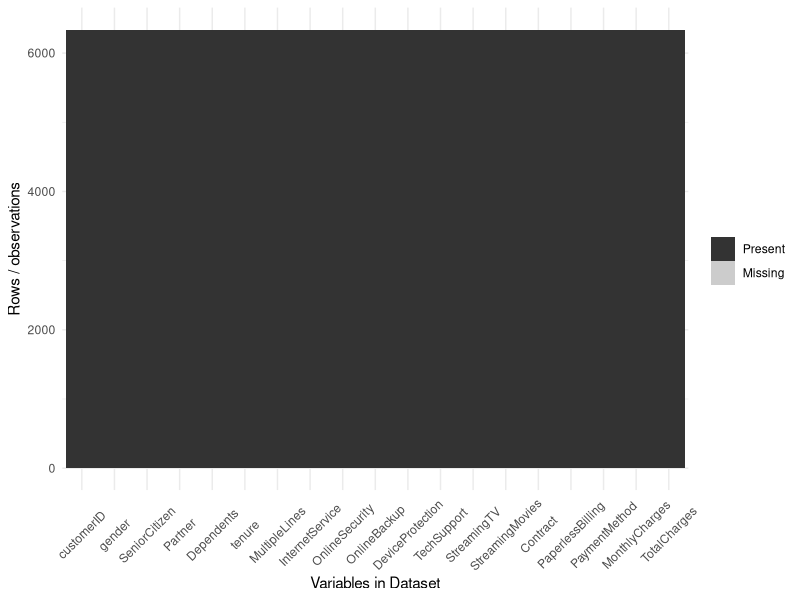
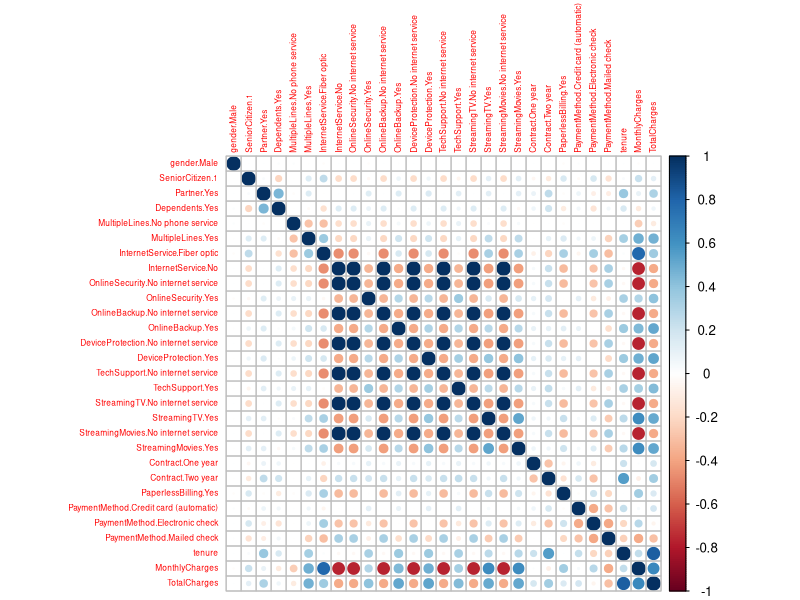
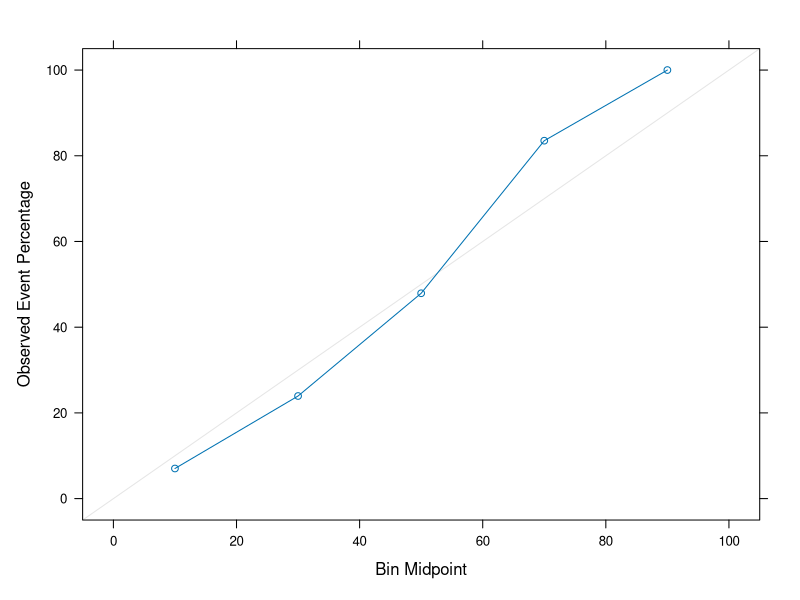
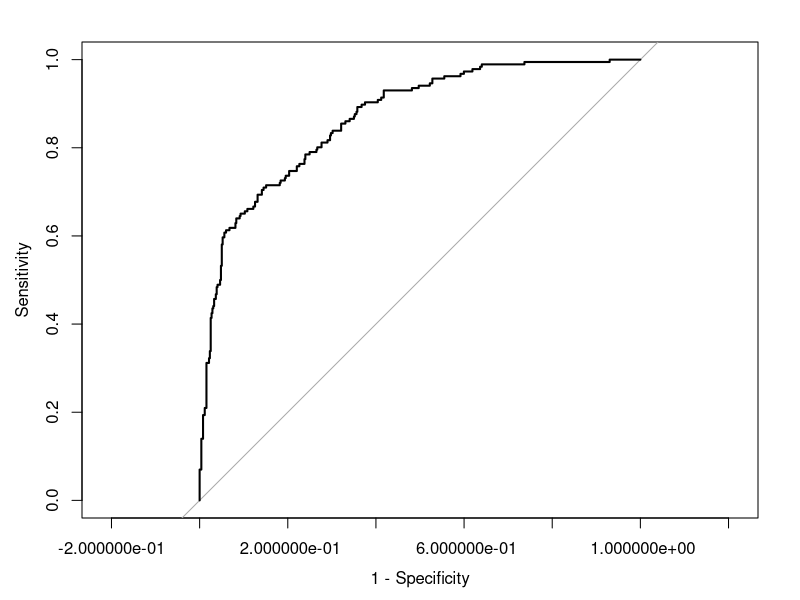
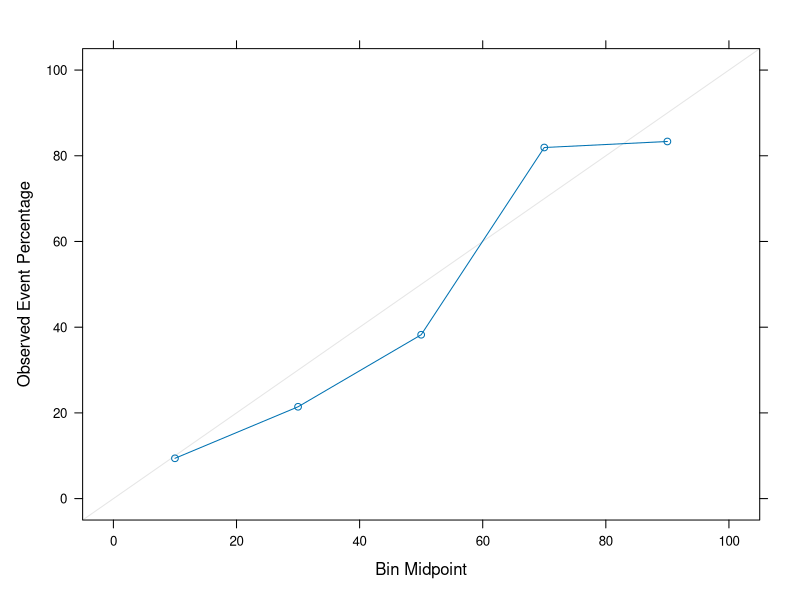
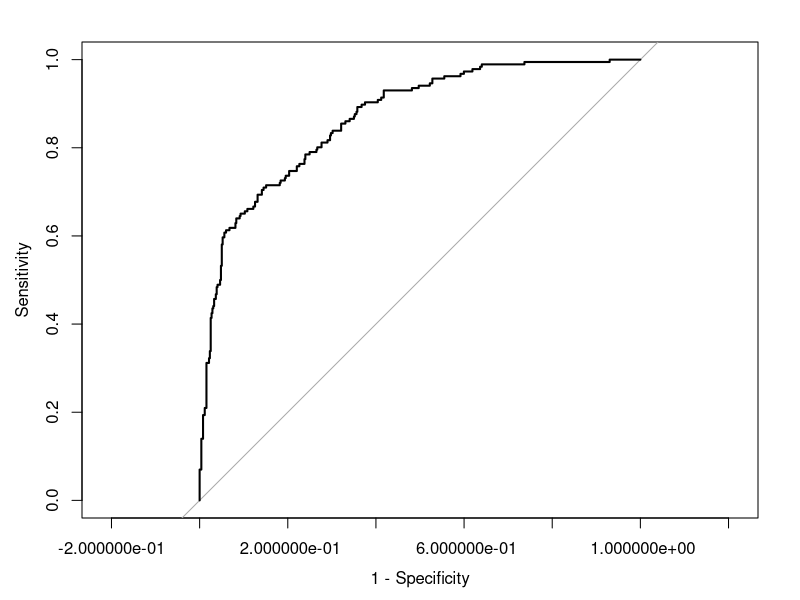

Generate these figures, in order, with R:
## ---- chunk 1
require(dplyr)
require(readr)
require(caret)
require(pROC)

set.seed(1)

trainingData = read_csv('trainingData.csv')
testingData  = read_csv('testingData.csv')
## ---- chunk 2
Xtrain = select(trainingData, -Churn)
Xtest  = select(testingData, -Churn)
Ytrain = select(trainingData, Churn) %>% unlist()
Ytest  = select(testingData, Churn) %>% unlist()
## ---- chunk 3
str(Xtrain) 
#Note: we can put the number of unique values with the data structure:
rbind(sapply(Xtrain,function(x){ length(unique(x))}),
      sapply(Xtrain,class))
str(Ytrain)
table(Ytrain)
## ---- chunk 4
#### Answer 0.1.1 Check to see if there are any missing values in the training data
anyNA(Xtrain)
#### Answer 0.1.2 Check to see if there are any missing values in the test data
anyNA(Xtest)
#### Answer 0.1.3 Make a visualization with the function ggplot_missing of the missing data in Xtrain
ggplot_missing = function(x){
	if(!require(reshape2)){warning('you need to install reshape2')}
	require(reshape2)
	require(ggplot2)
	#### This function produces a plot of the missing data pattern
	#### in x.  It is a modified version of a function in the 'neato' package
  
  x %>% 
    is.na %>%
    melt %>%
    ggplot(data = .,
           aes(x = Var2,
               y = Var1)) +
    geom_raster(aes(fill = value)) +
    scale_fill_grey(name = "",
                    labels = c("Present","Missing")) +
    theme_minimal() + 
    theme(axis.text.x  = element_text(angle=45, vjust=0.5)) + 
    labs(x = "Variables in Dataset",
         y = "Rows / observations")
}
ggplot_missing(Xtrain)
## ---- chunk 5
trControl = trainControl(method='none')

imputationScheme = train(TotalCharges~MonthlyCharges, 
                         data = select(Xtrain,MonthlyCharges, TotalCharges) %>% na.omit, 
                         method = 'lm', trControl = trControl)
XtrainImp                 = Xtrain
M                         = is.na(XtrainImp$TotalCharges)
XtrainImp$TotalCharges[M] = predict(imputationScheme, 
                                    select(Xtrain, MonthlyCharges, TotalCharges) %>% filter(M))
## ---- chunk 6
XtestImp = Xtest
#### Answer 0.1.4 Using 'imputationScheme' from 0.1.3, impute the missing value(s) in Xtest
####              Don't retrain a new imputation scheme on the test data, just use the training 
####              imputation scheme
M2       = is.na(XtestImp$TotalCharges)
XtestImp$TotalCharges[M2] = predict(imputationScheme, select(Xtest, MonthlyCharges, TotalCharges) |>  filter(M2))

## ---- chunk 7
XtrainImpFact = select(XtrainImp, -customerID,
                      -tenure, -MonthlyCharges, -TotalCharges) %>% 
  mutate_all(factor)

XtestImpFact = #### Answer 0.2.1 Convert the character data structures in Xtest to factor
  select(XtestImp, -customerID,
         -tenure, -MonthlyCharges, -TotalCharges) |> 
  mutate_all(factor)

Ytrain   = factor(Ytrain)

Ytest    = factor(Ytest)#### Answer 0.2.2 Convert the character data structures in Ytest to factor
## ---- chunk 8
dummyModel = dummyVars(~ ., data = XtrainImpFact, fullRank = TRUE)

XtrainQualDummy = predict(dummyModel, XtrainImpFact)
XtestQualDummy  = predict(dummyModel, XtestImpFact)
## ---- chunk 9
XtrainQuan = select(XtrainImp, tenure, MonthlyCharges, TotalCharges)
XtrainFull = cbind(XtrainQualDummy, XtrainQuan)

XtestQuan  = select(XtestImp, tenure, MonthlyCharges, TotalCharges)
XtestFull  = cbind(XtestQualDummy, XtestQuan)
## ---- chunk 10
require(corrplot)
corrplot(cor(XtrainFull), tl.cex = 0.5)
## ---- chunk 11

XtrainFull = select(XtrainFull,-contains('.No internet'))
XtestFull  = select(XtestFull,-contains('.No internet'))
## ---- chunk 12
YtrainRelevel = relevel(Ytrain, ref = 'Yes')
YtestRelevel  = relevel(Ytest, ref = 'Yes')

trControl    = trainControl(method = 'none')
outLogistic  = train(x = XtrainFull, y = YtrainRelevel, 
                   method = 'glm', trControl = trControl)
## ---- chunk 13
YhatTestProb = predict(outLogistic, XtestFull, type = 'prob')#### Answer 1.2.1.
head(YhatTestProb)
## ---- chunk 14
calibProbs = calibration(YtestRelevel ~ YhatTestProb$Yes, cuts = 5)
xyplot(calibProbs)
## ---- chunk 15
YhatTest = predict(outLogistic, XtestFull, type = 'raw')
## ---- chunk 16
confusionMatrixOut = confusionMatrix(reference = YtestRelevel, data = YhatTest)

print(confusionMatrixOut$table)

print(confusionMatrixOut$overall[1:2])

#### Answer 1.4.1

print(confusionMatrixOut$byClass[1:2])
accuracy = as.numeric(confusionMatrixOut$overall[1])
specificity_t_.5 = as.numeric(confusionMatrixOut$byClass[2])
## ---- chunk 17
rocCurve = roc(Ytest, YhatTestProb$Yes)
plot(rocCurve, legacy.axes=TRUE)
## ---- chunk 18
rocCurve$auc
## ---- chunk 19
thresholds = rocCurve$thresholds

pt8        = which(rocCurve$sensitivities == min(rocCurve$sensitivities[rocCurve$sensitivities > .8]))[1]
#Answer 1.7.1. Fill in the appropriate value and complete this line to get correct index 

threshold   = thresholds[pt8]
specificity = rocCurve$specificities[pt8]
sensitivity = rocCurve$sensitivities[pt8]
## ---- chunk 20
YtrainRelevel = relevel(Ytrain, ref = 'Yes')
YtestRelevel  = relevel(Ytest, ref = 'Yes')

trControl = trainControl(method = 'none')
outLDA    = train(x = XtrainFull, y = YtrainRelevel, 
                  method = 'lda', trControl = trControl)
## ---- chunk 21
YhatTestProb = predict(outLDA, XtestFull, type = 'prob')
head(YhatTestProb)
## ---- chunk 22
calibProbs = calibration(YtestRelevel ~ YhatTestProb$Yes, cuts = 5)
xyplot(calibProbs)
## ---- chunk 23
YhatTest = predict(outLDA, XtestFull, type = 'raw')
## ---- chunk 24
#### Answer 2.2.1
confusionMatrixOut_lda = confusionMatrix(reference = YtestRelevel, data = YhatTest)

print(confusionMatrixOut_lda$table)

print(confusionMatrixOut_lda$overall[1:2])

#### Answer 1.4.1

print(confusionMatrixOut_lda$byClass[1:2])

accuracy_lda = as.numeric(confusionMatrixOut_lda$overall[1])
specificity_t_.5_lda = as.numeric(confusionMatrixOut_lda$byClass[2])
## ---- chunk 25
rocCurve_lda = roc(Ytest, YhatTestProb$Yes)
plot(rocCurve, legacy.axes=TRUE)
## ---- chunk 26
#### Answer 2.3.1
rocCurve_lda$auc
## ---- chunk 27
#### Answer 2.4.1.
thresholds_lda = rocCurve_lda$thresholds

pt8_lda        = which(rocCurve_lda$sensitivities == min(rocCurve_lda$sensitivities[rocCurve_lda$sensitivities > .8]))[1]
#Answer 1.7.1. Fill in the appropriate value and complete this line to get correct index 

threshold_lda   = thresholds_lda[pt8]
specificity_lda = rocCurve_lda$specificities[pt8_lda]
sensitivity_lda = rocCurve_lda$sensitivities[pt8_lda]
